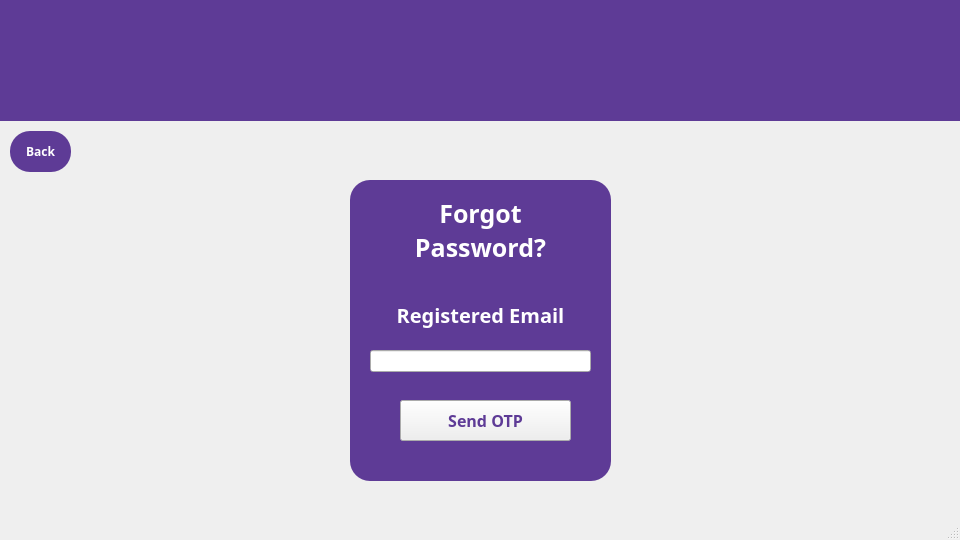
<?xml version="1.0" encoding="UTF-8"?>
<ui version="4.0">
 <class>MainWindow</class>
 <widget class="QMainWindow" name="MainWindow">
  <property name="geometry">
   <rect>
    <x>0</x>
    <y>0</y>
    <width>960</width>
    <height>540</height>
   </rect>
  </property>
  <property name="windowTitle">
   <string>MainWindow</string>
  </property>
  <widget class="QWidget" name="centralwidget">
   <widget class="QPushButton" name="back">
    <property name="geometry">
     <rect>
      <x>10</x>
      <y>131</y>
      <width>61</width>
      <height>41</height>
     </rect>
    </property>
    <property name="font">
     <font>
      <family>Arial Black</family>
      <bold>true</bold>
     </font>
    </property>
    <property name="styleSheet">
     <string notr="true">QPushButton
{
background-color: #5e3b96;
color:white;
 border-radius:20px;
}</string>
    </property>
    <property name="text">
     <string>Back</string>
    </property>
   </widget>
   <widget class="QLabel" name="label">
    <property name="geometry">
     <rect>
      <x>360</x>
      <y>190</y>
      <width>241</width>
      <height>81</height>
     </rect>
    </property>
    <property name="font">
     <font>
      <family>Arial Black</family>
      <pointsize>19</pointsize>
      <bold>true</bold>
     </font>
    </property>
    <property name="layoutDirection">
     <enum>Qt::LayoutDirection::LeftToRight</enum>
    </property>
    <property name="styleSheet">
     <string notr="true">QLabel
{
color:white;
}</string>
    </property>
    <property name="text">
     <string>&lt;html&gt;&lt;head/&gt;&lt;body&gt;&lt;p align=&quot;center&quot;&gt;Forgot &lt;br/&gt;Password?&lt;/p&gt;&lt;/body&gt;&lt;/html&gt;</string>
    </property>
    <property name="alignment">
     <set>Qt::AlignmentFlag::AlignCenter</set>
    </property>
   </widget>
   <widget class="QLabel" name="label_3">
    <property name="geometry">
     <rect>
      <x>360</x>
      <y>290</y>
      <width>241</width>
      <height>51</height>
     </rect>
    </property>
    <property name="font">
     <font>
      <family>Arial Black</family>
      <pointsize>15</pointsize>
      <bold>true</bold>
     </font>
    </property>
    <property name="styleSheet">
     <string notr="true">QLabel
{
color:white;
}</string>
    </property>
    <property name="text">
     <string>&lt;html&gt;&lt;head/&gt;&lt;body&gt;&lt;p align=&quot;center&quot;&gt;Registered Email&lt;/p&gt;&lt;/body&gt;&lt;/html&gt;</string>
    </property>
   </widget>
   <widget class="QLineEdit" name="registered_email">
    <property name="geometry">
     <rect>
      <x>370</x>
      <y>350</y>
      <width>221</width>
      <height>22</height>
     </rect>
    </property>
   </widget>
   <widget class="QPushButton" name="sendOTP">
    <property name="geometry">
     <rect>
      <x>400</x>
      <y>400</y>
      <width>171</width>
      <height>41</height>
     </rect>
    </property>
    <property name="font">
     <font>
      <family>Arial Black</family>
      <pointsize>12</pointsize>
      <bold>true</bold>
     </font>
    </property>
    <property name="styleSheet">
     <string notr="true">QPushButton
{
color: #5e3b96;
}</string>
    </property>
    <property name="text">
     <string>Send OTP</string>
    </property>
   </widget>
   <widget class="QLabel" name="label_6">
    <property name="geometry">
     <rect>
      <x>260</x>
      <y>0</y>
      <width>421</width>
      <height>121</height>
     </rect>
    </property>
    <property name="text">
     <string/>
    </property>
    <property name="pixmap">
     <pixmap>../logos/logog.jpg</pixmap>
    </property>
    <property name="scaledContents">
     <bool>true</bool>
    </property>
   </widget>
   <widget class="QLabel" name="BGviolet">
    <property name="geometry">
     <rect>
      <x>0</x>
      <y>0</y>
      <width>961</width>
      <height>121</height>
     </rect>
    </property>
    <property name="styleSheet">
     <string notr="true">QLabel
{
background: #5e3b96;
}</string>
    </property>
    <property name="text">
     <string/>
    </property>
   </widget>
   <widget class="QLabel" name="label_7">
    <property name="geometry">
     <rect>
      <x>350</x>
      <y>180</y>
      <width>261</width>
      <height>301</height>
     </rect>
    </property>
    <property name="styleSheet">
     <string notr="true">QLabel
{
background: #5e3b96;
border-radius:20px;
}</string>
    </property>
    <property name="text">
     <string/>
    </property>
   </widget>
   <zorder>label_7</zorder>
   <zorder>BGviolet</zorder>
   <zorder>back</zorder>
   <zorder>label</zorder>
   <zorder>label_3</zorder>
   <zorder>registered_email</zorder>
   <zorder>sendOTP</zorder>
   <zorder>label_6</zorder>
  </widget>
  <widget class="QMenuBar" name="menubar">
   <property name="geometry">
    <rect>
     <x>0</x>
     <y>0</y>
     <width>960</width>
     <height>22</height>
    </rect>
   </property>
  </widget>
  <widget class="QStatusBar" name="statusbar"/>
 </widget>
 <resources/>
 <connections/>
</ui>
